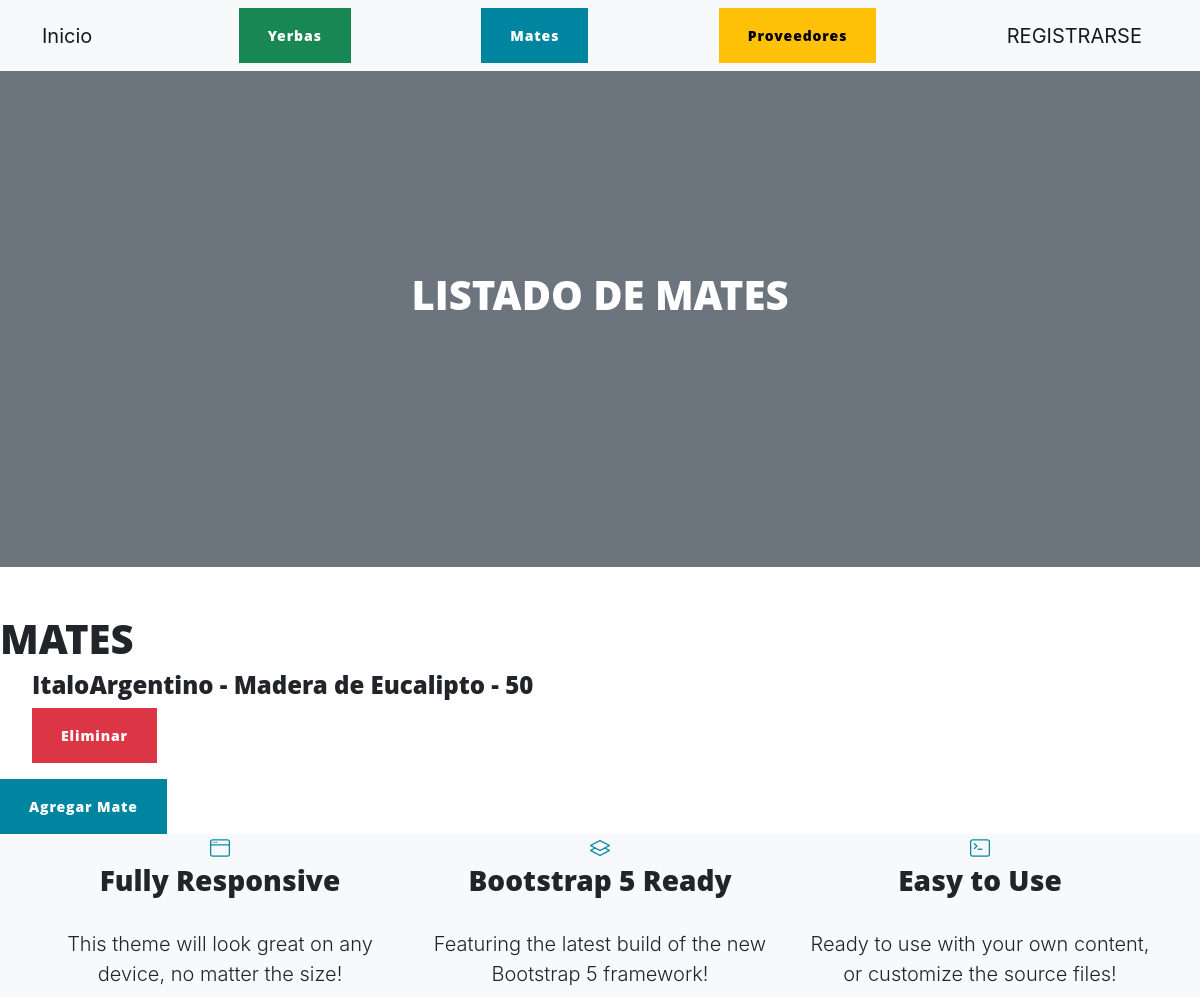
Before: /AppPrueba/leermates/ (upper part) with the older database file.
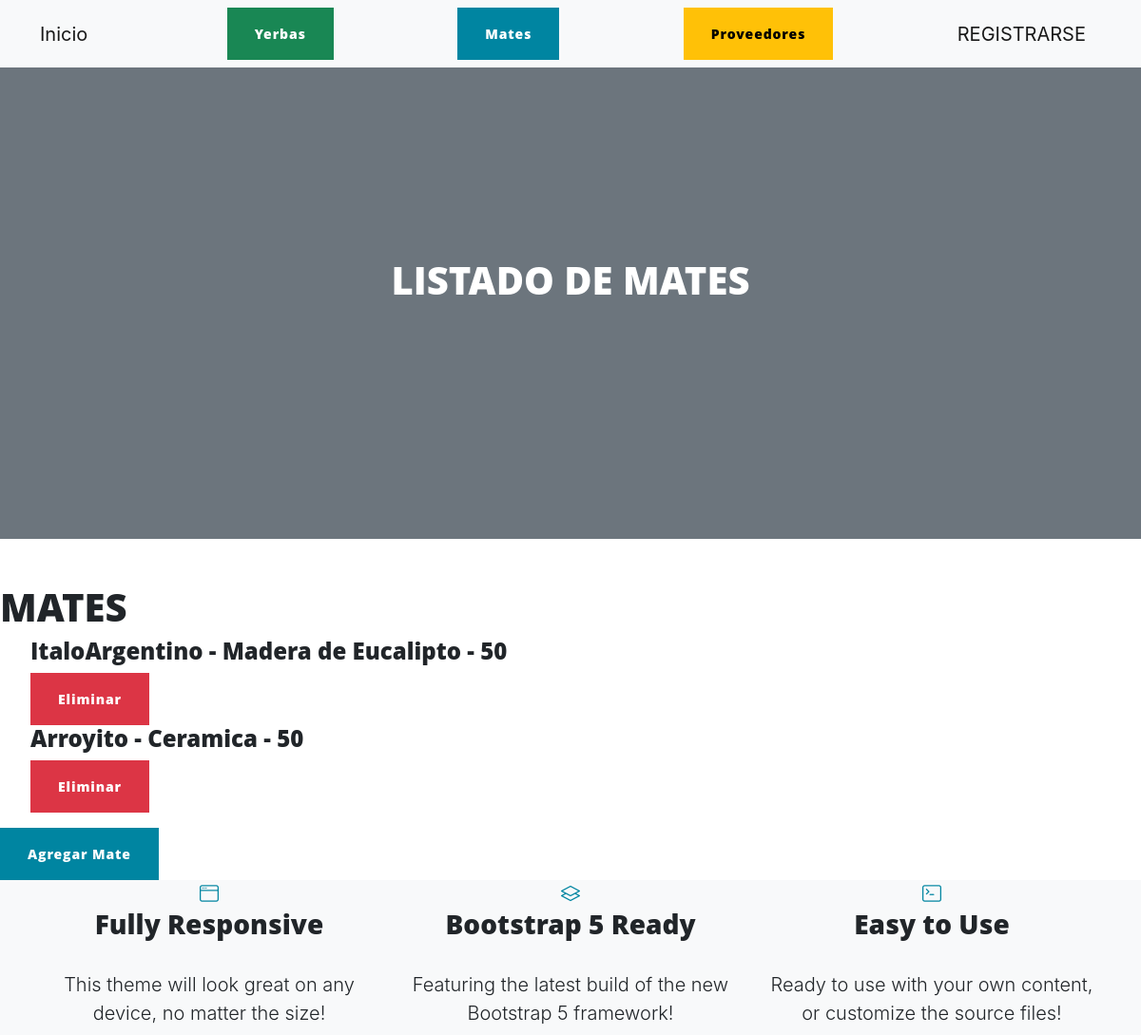
After: the same page with the newer database file.
### AppPrueba/models.py (models this page shows, shortened)
class mate(models.Model):
    nombre=models.CharField(max_length=50)
    tipo=models.CharField(max_length=50)
    cantidad_x_caja=models.IntegerField()

### AppPrueba/views.py (the view)
# urls.py: path('leermates/', leermates, name = 'leermates'),
def leermates(request):
    mats=mate.objects.all()
    return render(request, 'AppPrueba/leermates.html', {'mats':mats})

### AppPrueba/templates/AppPrueba/leermates.html
{% extends 'AppPrueba/padre.html' %}
{% load static %}
{% block titulo %}
<h1 class="mb-5">LISTADO DE MATES</h1>
{% endblock %}
{% block contenido_que_cambia %}
<h1>MATES</h1>
{% if mats %}
<ul>
    {% for i in mats %}
       <h4>{{i.nombre}} - {{i.tipo}} - {{i.cantidad_x_caja}}</h4>
       <a class="btn btn-danger" href="{% url 'eliminarMate' i.id %}">Eliminar</a>
        <br>
    {% endfor %}
</ul>
{% else %}
<p>NO SE ENCONTRARON MATES</p>
{% endif %}
<a class="btn btn-primary" href="{% url 'mates' %}">Agregar Mate</a>
{% endblock %}

Changed rows visible on the page:
added mate: nombre "Arroyito", tipo "Ceramica", cantidad_x_caja "50"
